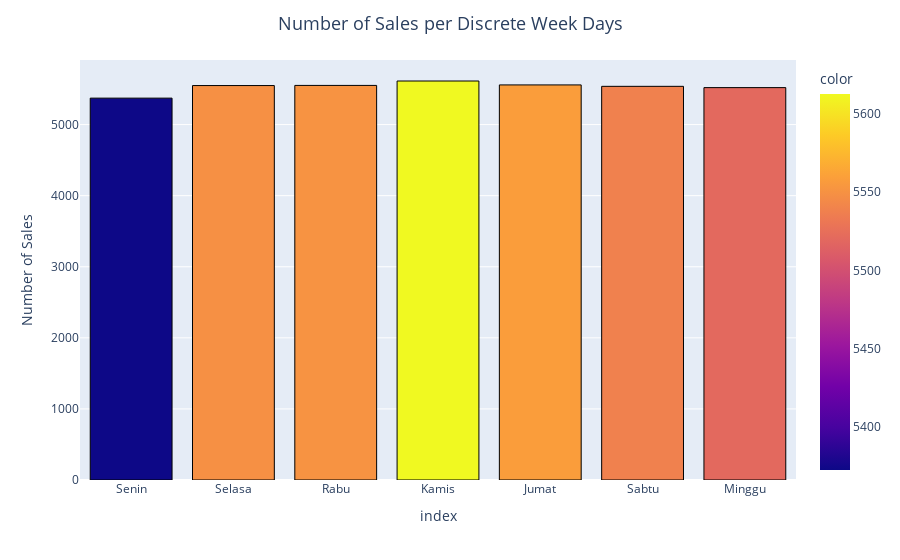

Notebook code cell kept with this figure:
### Code cell
# Define the order of the days
days_order = ['Senin', 'Selasa', 'Rabu', 'Kamis', 'Jumat', 'Sabtu', 'Minggu']

# Group by day of the week and count the items
day = df.groupby(df['Date'].dt.strftime('%A'))['itemName'].count()

# Convert the index to a categorical type with the specified order
day.index = pd.Categorical(day.index, categories=days_order, ordered=True)

# Sort the values by the categorical index
day = day.sort_index()

fig = px.bar(day, x=day.index, y=day, color=day,
             labels={'y': 'Number of Sales',
                     'Date': 'Week Days'})
fig.update_layout(title_text='Number of Sales per Discrete Week Days',
                  title_x=0.5, title_font=dict(size=18))
fig.update_traces(marker=dict(line=dict(color='#000000', width=1)))
fig.show()

### Figure 1 — Plotly figure (JSON) as saved in the notebook; plotly's stock layout.template omitted (floating-point values rounded to 4 significant figures)
{"data": [{"alignmentgroup": "True", "hovertemplate": "index=%{x}<br>Number of Sales=%{y}<br>color=%{marker.color}<extra></extra>", "legendgroup": "", "marker": {"color": [5372, 5549, 5551, 5613, 5558, 5538, 5520], "coloraxis": "coloraxis", "line": {"color": "#000000", "width": 1}, "pattern": {"shape": ""}}, "name": "", "offsetgroup": "", "orientation": "v", "showlegend": false, "textposition": "auto", "type": "bar", "x": ["Senin", "Selasa", "Rabu", "Kamis", "Jumat", "Sabtu", "Minggu"], "xaxis": "x", "y": [5372, 5549, 5551, 5613, 5558, 5538, 5520], "yaxis": "y"}], "layout": {"barmode": "relative", "coloraxis": {"colorbar": {"title": {"text": "color"}}, "colorscale": [[0, "#0d0887"], [0.1111, "#46039f"], [0.2222, "#7201a8"], [0.3333, "#9c179e"], [0.4444, "#bd3786"], [0.5556, "#d8576b"], [0.6667, "#ed7953"], [0.7778, "#fb9f3a"], [0.8889, "#fdca26"], [1, "#f0f921"]]}, "legend": {"tracegroupgap": 0}, "margin": {"t": 60}, "title": {"font": {"size": 18}, "text": "Number of Sales per Discrete Week Days", "x": 0.5}, "xaxis": {"anchor": "y", "domain": [0, 1], "title": {"text": "index"}}, "yaxis": {"anchor": "x", "domain": [0, 1], "title": {"text": "Number of Sales"}}}}
